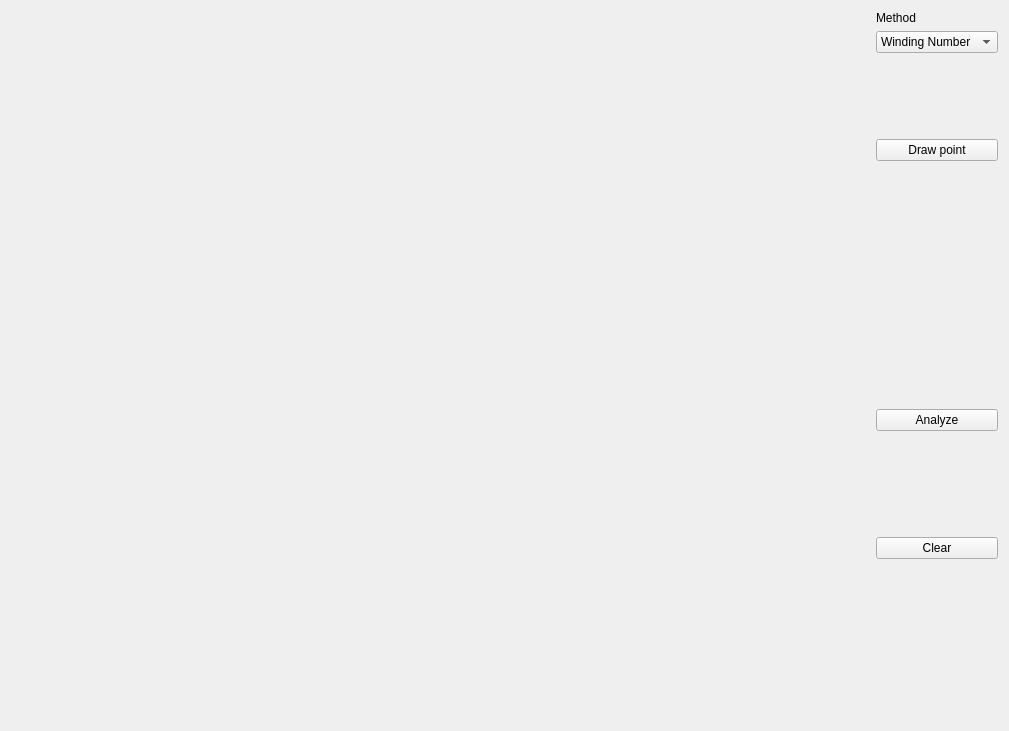
<?xml version="1.0" encoding="UTF-8"?>
<ui version="4.0">
 <class>Widget</class>
 <widget class="QWidget" name="Widget">
  <property name="geometry">
   <rect>
    <x>0</x>
    <y>0</y>
    <width>1009</width>
    <height>731</height>
   </rect>
  </property>
  <property name="windowTitle">
   <string>Point in Polygon</string>
  </property>
  <layout class="QHBoxLayout" name="horizontalLayout">
   <item>
    <widget class="Draw" name="Canvas" native="true">
     <property name="sizePolicy">
      <sizepolicy hsizetype="Preferred" vsizetype="Preferred">
       <horstretch>1</horstretch>
       <verstretch>1</verstretch>
      </sizepolicy>
     </property>
    </widget>
   </item>
   <item>
    <layout class="QVBoxLayout" name="verticalLayout">
     <item>
      <widget class="QLabel" name="label">
       <property name="text">
        <string>Method</string>
       </property>
      </widget>
     </item>
     <item>
      <widget class="QComboBox" name="comboBox">
       <item>
        <property name="text">
         <string>Winding Number</string>
        </property>
       </item>
       <item>
        <property name="text">
         <string>Ray Crossing</string>
        </property>
       </item>
      </widget>
     </item>
     <item>
      <spacer name="verticalSpacer">
       <property name="orientation">
        <enum>Qt::Vertical</enum>
       </property>
       <property name="sizeHint" stdset="0">
        <size>
         <width>20</width>
         <height>40</height>
        </size>
       </property>
      </spacer>
     </item>
     <item>
      <widget class="QPushButton" name="pushButton">
       <property name="text">
        <string>Draw point</string>
       </property>
      </widget>
     </item>
     <item>
      <spacer name="verticalSpacer_7">
       <property name="orientation">
        <enum>Qt::Vertical</enum>
       </property>
       <property name="sizeHint" stdset="0">
        <size>
         <width>20</width>
         <height>80</height>
        </size>
       </property>
      </spacer>
     </item>
     <item>
      <spacer name="verticalSpacer_6">
       <property name="orientation">
        <enum>Qt::Vertical</enum>
       </property>
       <property name="sizeHint" stdset="0">
        <size>
         <width>20</width>
         <height>40</height>
        </size>
       </property>
      </spacer>
     </item>
     <item>
      <spacer name="verticalSpacer_2">
       <property name="orientation">
        <enum>Qt::Vertical</enum>
       </property>
       <property name="sizeHint" stdset="0">
        <size>
         <width>20</width>
         <height>40</height>
        </size>
       </property>
      </spacer>
     </item>
     <item>
      <widget class="QPushButton" name="pushButton_2">
       <property name="text">
        <string>Analyze</string>
       </property>
      </widget>
     </item>
     <item>
      <widget class="QLabel" name="label_2">
       <property name="text">
        <string/>
       </property>
      </widget>
     </item>
     <item>
      <spacer name="verticalSpacer_3">
       <property name="orientation">
        <enum>Qt::Vertical</enum>
       </property>
       <property name="sizeHint" stdset="0">
        <size>
         <width>20</width>
         <height>40</height>
        </size>
       </property>
      </spacer>
     </item>
     <item>
      <widget class="QPushButton" name="pushButton_3">
       <property name="text">
        <string>Clear</string>
       </property>
      </widget>
     </item>
     <item>
      <spacer name="verticalSpacer_5">
       <property name="orientation">
        <enum>Qt::Vertical</enum>
       </property>
       <property name="sizeHint" stdset="0">
        <size>
         <width>20</width>
         <height>40</height>
        </size>
       </property>
      </spacer>
     </item>
     <item>
      <spacer name="verticalSpacer_4">
       <property name="orientation">
        <enum>Qt::Vertical</enum>
       </property>
       <property name="sizeHint" stdset="0">
        <size>
         <width>20</width>
         <height>40</height>
        </size>
       </property>
      </spacer>
     </item>
    </layout>
   </item>
  </layout>
 </widget>
 <layoutdefault spacing="6" margin="11"/>
 <customwidgets>
  <customwidget>
   <class>Draw</class>
   <extends>QWidget</extends>
   <header>draw.h</header>
   <container>1</container>
  </customwidget>
 </customwidgets>
 <resources/>
 <connections/>
</ui>
